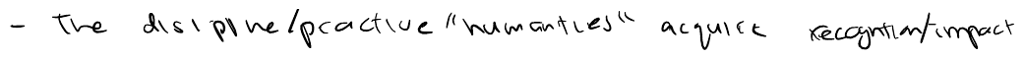
#> input picture data/style_refs/writer_001/natural_prose_alt02.png, 1024 x 64 px
$ python -i ink.py   (imports and definitions only)
#> lines starting #> are read from the running program, lines starting #| are printed output that depends on the picture; after the words box and inside, x2 and y2 are one past the last pixel; in counts of white or black regions, pixels touching at a corner belong together
### handgen/utils.py
from __future__ import annotations

import base64
import hashlib
import json
import shutil
import struct
import subprocess
from datetime import datetime
from pathlib import Path
from typing import Any


def now_iso() -> str:
    return datetime.now().astimezone().isoformat(timespec="seconds")


def sha_text(text: str) -> str:
    return hashlib.sha256(text.encode("utf-8")).hexdigest()


def sha_file(path: Path) -> str:
    return hashlib.sha256(path.read_bytes()).hexdigest()


def read_json(path: Path) -> dict[str, Any]:
    return json.loads(path.read_text(encoding="utf-8"))


def write_json(path: Path, data: Any) -> None:
    path.parent.mkdir(parents=True, exist_ok=True)
    path.write_text(json.dumps(data, indent=2) + "\n", encoding="utf-8")


# [42 lines left out: functions escape_xml, data_uri, png_size, render_svg_to_png, slugify, not called in this run]


def require_pillow_numpy() -> tuple[Any, Any]:
    try:
        from PIL import Image  # type: ignore
        import numpy as np  # type: ignore
    except ModuleNotFoundError as exc:
        raise RuntimeError(
            "This command requires Pillow and NumPy. Install the repo dependencies "
            "or run with an environment that has them available."
        ) from exc
    return Image, np

### handgen/render/ink.py
from __future__ import annotations

from pathlib import Path
from typing import Any

from ..utils import require_pillow_numpy, sha_file


INK_RGB = (31, 36, 43)


def transparent_ink(
    src: Path,
    dst: Path,
    threshold: int = 244,
    pad: int = 4,
    alpha_scale: float = 1.6,
    ink_mask: Any | None = None,
) -> dict[str, Any]:
    Image, np = require_pillow_numpy()
    image = Image.open(src).convert("L")
    arr = np.asarray(image)
    mask = ink_mask if ink_mask is not None else arr < threshold
    ys, xs = np.where(mask)
    if len(xs):
        box = (
            max(0, int(xs.min()) - pad),
            max(0, int(ys.min()) - pad),
            min(image.width, int(xs.max()) + pad + 1),
            min(image.height, int(ys.max()) + pad + 1),
        )
        image = image.crop(box)
        arr = np.asarray(image)
        mask = mask[box[1] : box[3], box[0] : box[2]]
    alpha = np.clip((255 - arr) * alpha_scale, 0, 255).astype("uint8")
    alpha = np.where(mask, alpha, 0).astype("uint8")
    alpha = np.where(alpha > 10, alpha, 0).astype("uint8")
    rgba = np.zeros((arr.shape[0], arr.shape[1], 4), dtype="uint8")
    rgba[..., 0] = INK_RGB[0]
    rgba[..., 1] = INK_RGB[1]
    rgba[..., 2] = INK_RGB[2]
    rgba[..., 3] = alpha
    out = Image.fromarray(rgba, mode="RGBA")
    dst.parent.mkdir(parents=True, exist_ok=True)
    out.save(dst)
    return {
        "path": str(dst),
        "width": out.width,
        "height": out.height,
        "sha256": sha_file(dst),
        "ink_rgb": list(INK_RGB),
        "alpha_mode": "threshold_alpha_scaled",
        "alpha_scale": alpha_scale,
    }


# [78 lines left out: functions ink_bbox_height, grayscale_ink_profile, rgba_ink_profile, soft_diffbrush_ink, not called in this run]


def source_locked_token_ink(src: Path, dst: Path, threshold: int = 236, pad: int = 3, alpha_scale: float = 1.0) -> dict[str, Any]:
#> called with dst = 'out.png', threshold = 236, pad = 3, alpha_scale = 1
    Image, np = require_pillow_numpy()
    image = Image.open(src).convert("L")
#> image is the input picture: PIL image 1024x64 L; min 0, max 255, mean 242.6
    arr = np.asarray(image)
    mask = arr < threshold
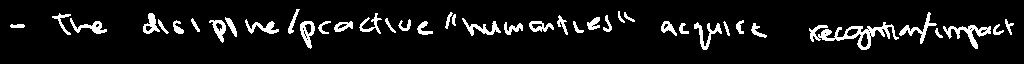
#> mask: shape (64, 1024) bool; 8% white; 41 white regions, largest, box (x1, y1, x2, y2) and area: (809, 22, 899, 50) 776, (943, 25, 991, 49) 373, (899, 12, 937, 44) 257
    keep_mask, clusters = _first_word_cluster_mask(mask)
    return transparent_ink(src, dst, threshold=threshold, pad=pad, alpha_scale=alpha_scale, ink_mask=keep_mask) | {
        "alpha_mode": "source_locked_token_alpha",
        "cluster_policy": "first_word_cluster",
        "detected_cluster_count": len(clusters),
    }


# [121 lines left out: functions scanned_symbol_ink, recolor_rgba_ink, varied_rgba_ink, trim_rgba_right, _trim_rgba_alpha, not called in this run]


def _first_word_cluster_mask(mask: Any) -> tuple[Any, list[dict[str, Any]]]:
    _, np = require_pillow_numpy()
    components = _mask_components(mask)
#> after the loop in _mask_components, `for y in range(h):`:
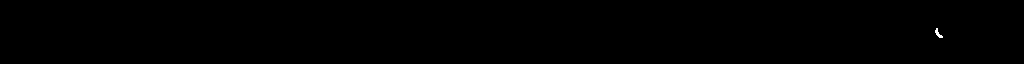
#> comp_mask: shape (64, 1024) bool; 0.05% white in thin lines or dots, all inside (x1, y1, x2, y2) = (935, 28, 943, 38)
#> components = 41 items
    if not components:
        return mask, []
    heights = sorted(comp["height"] for comp in components)
#> heights = 41 values from 4 to 32
    median_h = heights[len(heights) // 2]
#> median_h = 15
    max_gap = max(18, int(median_h * 0.9))
#> max_gap = 18
    clusters: list[dict[str, Any]] = []
    for comp in sorted(components, key=lambda item: item["x0"]):
        if not clusters or comp["x0"] - clusters[-1]["x1"] > max_gap:
            clusters.append({"x0": comp["x0"], "x1": comp["x1"], "components": [comp]})
        else:
            clusters[-1]["x1"] = max(clusters[-1]["x1"], comp["x1"])
            clusters[-1]["components"].append(comp)
#> this loop made 41 passes
#> after the loop, clusters = 5 items
    keep = np.zeros(mask.shape, dtype=bool)
    for comp in clusters[0]["components"]:
        keep |= comp["mask"]
#> this loop made 1 pass
#> pass 1, in _first_word_cluster_mask, `keep |= comp["mask"]`:
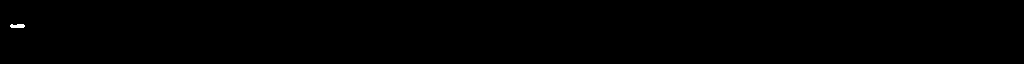
#> keep: shape (64, 1024) bool; 0.08% white; 1 white region, box (x1, y1, x2, y2) and area: (10, 24, 25, 28) 52
    return keep, clusters


def _mask_components(mask: Any) -> list[dict[str, Any]]:
    _, np = require_pillow_numpy()
    h, w = mask.shape
    seen = np.zeros(mask.shape, dtype=bool)
    out: list[dict[str, Any]] = []
    for y in range(h):
        for x0 in np.where(mask[y] & ~seen[y])[0].tolist():
            if seen[y, x0] or not mask[y, x0]:
                continue
            stack = [(x0, y)]
            seen[y, x0] = True
            xs: list[int] = []
            ys: list[int] = []
            comp_mask = np.zeros(mask.shape, dtype=bool)
            while stack:
                x, yy = stack.pop()
                xs.append(x)
                ys.append(yy)
                comp_mask[yy, x] = True
                for nx in (x - 1, x, x + 1):
                    for ny in (yy - 1, yy, yy + 1):
                        if nx == x and ny == yy:
                            continue
                        if 0 <= nx < w and 0 <= ny < h and mask[ny, nx] and not seen[ny, nx]:
                            seen[ny, nx] = True
                            stack.append((nx, ny))
            if len(xs) >= 8:
                out.append(
                    {
                        "x0": min(xs),
                        "x1": max(xs) + 1,
                        "height": max(ys) - min(ys) + 1,
                        "area": len(xs),
                        "mask": comp_mask,
                    }
                )
    return out

>>> result = source_locked_token_ink('../../data/style_refs/writer_001/natural_prose_alt02.png', 'out.png')
#> in transparent_ink, `ys, xs = np.where(mask)`: ys = 52 values from 24 to 27; xs = 52 values, max 24 at index 23, min 10 at index 9, mean 17.19
#> in transparent_ink, `box = ( max(0, int(xs.min()) - pad), max(0, int(ys.min()) - pad), min(..`: box = (7, 21, 28, 31)
#> (the run stopped early here; a loop or call above may not have finished)

$ run again, on data/style_refs/writer_001/natural_prose_alt03.png
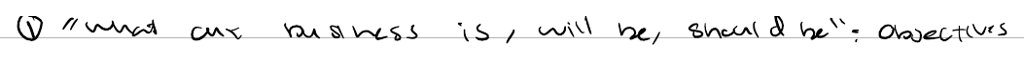
#> input picture data/style_refs/writer_001/natural_prose_alt03.png, 1024 x 64 px
#> in source_locked_token_ink, image is the input picture: PIL image 1024x64 L; min 0, max 255, mean 243.1
#> in source_locked_token_ink, `mask = arr < threshold`:
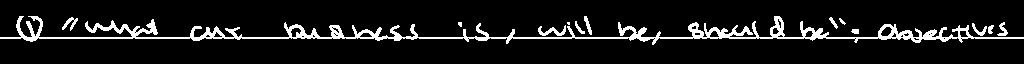
#> mask: shape (64, 1024) bool; 9.2% white; 13 white regions (2 under 20 px), largest, box (x1, y1, x2, y2) and area: (0, 16, 1024, 45) 5380, (538, 25, 566, 36) 132, (62, 17, 78, 31) 88
#> components = 13 items
#> heights = [3, 5, 5, 7, 9, 11, 12, 13, 13, 14, 14, 19, 29]
#> median_h = 12
#> max_gap = 18
#> the loop in _first_word_cluster_mask, `for comp in sorted(components, key=lambda item: item["x0"]):` made 13 passes
#> after the loop in _first_word_cluster_mask, `for comp in sorted(components, key=lambda item: item["x0"]):`: clusters = 1 item
#> the loop in _first_word_cluster_mask, `for comp in clusters[0]["components"]:` made 13 passes
#> in transparent_ink, `ys, xs = np.where(mask)`: ys = 6012 values from 16 to 44; xs = 6012 values, max 1023 at index 4816, min 0 at index 3793, mean 520.8
#> box = (0, 13, 1024, 48)
#> image: PIL image 1024x35 L
#> in transparent_ink, `rgba[..., 3] = alpha`:
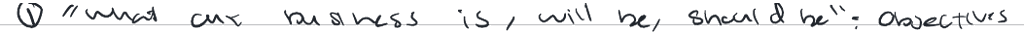
#> rgba: shape (35, 1024, 4); mean of channels 0, 1, 2, 3 31, 36, 43, 21.5; transparent parts drawn white

$ run again, on data/style_refs/writer_001/natural_prose_alt04.png
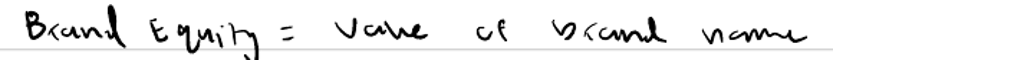
#> input picture data/style_refs/writer_001/natural_prose_alt04.png, 1024 x 64 px
#> in source_locked_token_ink, image is the input picture: PIL image 1024x64 L; min 0, max 255, mean 240.5
#> in source_locked_token_ink, `mask = arr < threshold`:
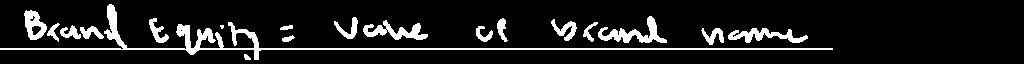
#> mask: shape (64, 1024) bool; 10.5% white; 19 white regions (1 under 20 px), largest, box (x1, y1, x2, y2) and area: (0, 4, 833, 60) 2887, (598, 16, 667, 43) 664, (363, 20, 428, 40) 565
#> components = 19 items
#> heights = [4, 5, 6, 7, 13, 14, 15, 16, 17, 19, 20, 20, 22, 22, 24, 25, 27, 30, 56]
#> median_h = 19
#> max_gap = 18
#> the loop in _first_word_cluster_mask, `for comp in sorted(components, key=lambda item: item["x0"]):` made 19 passes
#> after the loop in _first_word_cluster_mask, `for comp in sorted(components, key=lambda item: item["x0"]):`: clusters = 1 item
#> the loop in _first_word_cluster_mask, `for comp in clusters[0]["components"]:` made 19 passes
#> in transparent_ink, `ys, xs = np.where(mask)`: ys = 6872 values from 4 to 59; xs = 6872 values, max 832 at index 5915, min 0 at index 5086, mean 384.5
#> box = (0, 1, 836, 63)
#> image: PIL image 836x62 L
#> in transparent_ink, `rgba[..., 3] = alpha`:
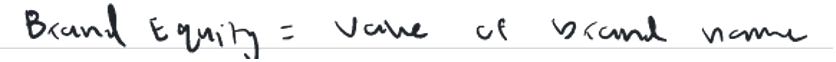
#> rgba: shape (62, 836, 4); mean of channels 0, 1, 2, 3 31, 36, 43, 17.8; transparent parts drawn white

$ run again, on data/style_refs/writer_001/natural_prose_primary.png
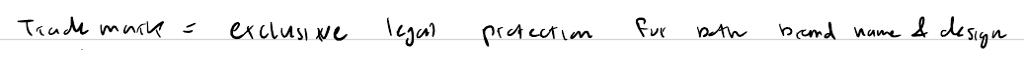
#> input picture data/style_refs/writer_001/natural_prose_primary.png, 1024 x 64 px
#> in source_locked_token_ink, image is the input picture: PIL image 1024x64 L; min 0, max 255, mean 243.6
#> components = 21 items
#> heights = [3, 5, 8, 8, 8, 10, 11, 11, 12, 13, 13, 13, 15, 17, 17, 19, 19, 21, 21, 22, 28]
#> median_h = 13
#> max_gap = 18
#> the loop in _first_word_cluster_mask, `for comp in sorted(components, key=lambda item: item["x0"]):` made 21 passes
#> after the loop in _first_word_cluster_mask, `for comp in sorted(components, key=lambda item: item["x0"]):`: clusters = 1 item
#> the loop in _first_word_cluster_mask, `for comp in clusters[0]["components"]:` made 21 passes
#> after the loop in _first_word_cluster_mask, `for comp in clusters[0]["components"]:`:
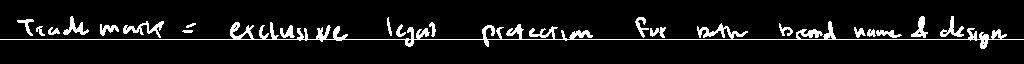
#> keep: shape (64, 1024) bool; 7.8% white; 21 white regions, largest, box (x1, y1, x2, y2) and area: (0, 21, 1024, 49) 3205, (123, 21, 164, 38) 243, (63, 16, 89, 35) 180
#> in transparent_ink, `ys, xs = np.where(mask)`: ys = 5122 values from 16 to 48; xs = 5122 values, max 1023 at index 4970, min 0 at index 3947, mean 517.7
#> box = (0, 13, 1024, 52)
#> image: PIL image 1024x39 L
#> in transparent_ink, `rgba[..., 3] = alpha`:
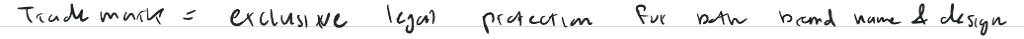
#> rgba: shape (39, 1024, 4); mean of channels 0, 1, 2, 3 31, 36, 43, 18.3; transparent parts drawn white
